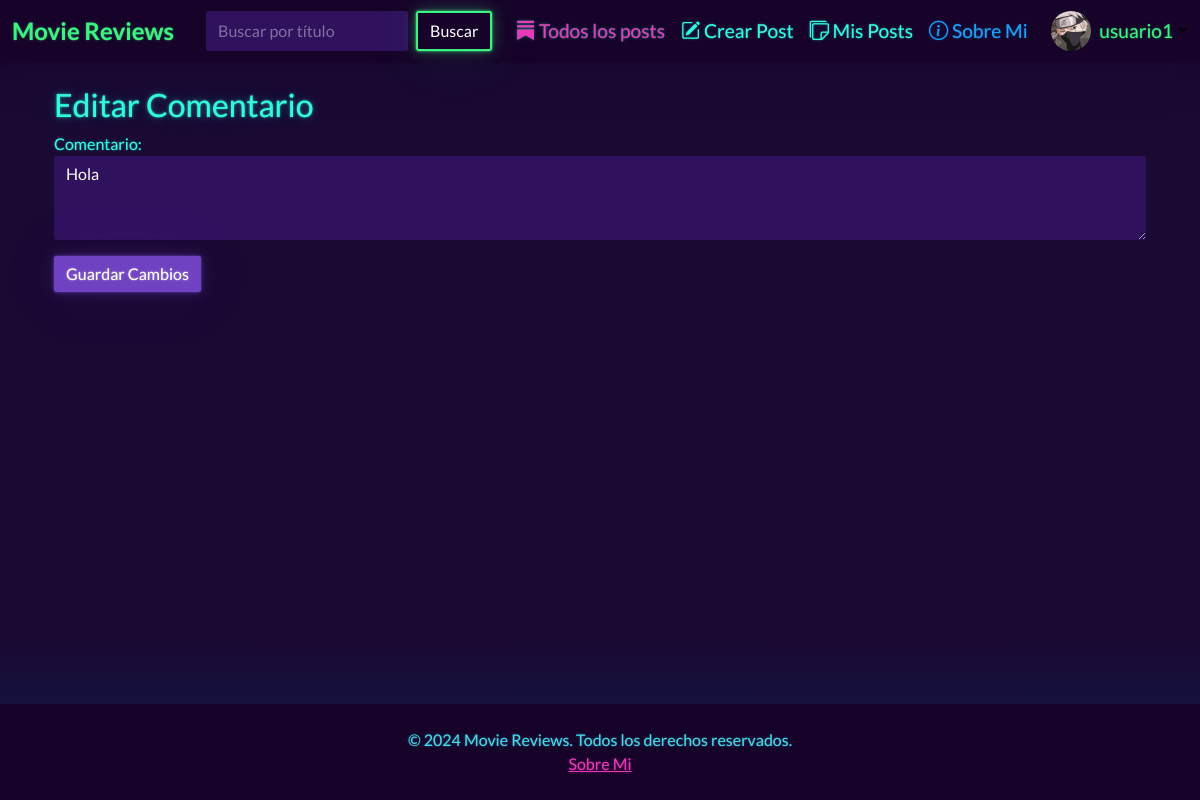
/comment/3/edit/ (signed in), run on the app's committed database.
### users/models.py (models this page shows, shortened)
class CustomUser(AbstractUser):
    first_name = models.CharField(max_length=30)
    last_name = models.CharField(max_length=30)
    email = models.EmailField(unique=True)
    description = models.TextField(blank=True, null=True)
    avatar = models.ImageField(upload_to='avatars/', null=True, blank=True)

### reviews/models.py (models this page shows, shortened)
class Comment(models.Model):
    review = models.ForeignKey(MovieReview, related_name='comments', on_delete=models.CASCADE)
    author = models.ForeignKey(settings.AUTH_USER_MODEL, on_delete=models.CASCADE)
    text = models.TextField()
    created_at = models.DateTimeField(auto_now_add=True)
    updated_at = models.DateTimeField(auto_now=True)

### reviews/views.py (the view)
# urls.py: path('comment/<int:pk>/edit/', comment_edit, name='comment_edit'),
@login_required
def comment_edit(request, pk):
    comment = get_object_or_404(Comment, pk=pk)
    if request.user != comment.author and not request.user.is_staff:
        return redirect('review_detail', pk=comment.review.pk)
    form = CommentForm(request.POST or None, instance=comment)
    if form.is_valid():
        form.save()
        return redirect('review_detail', pk=comment.review.pk)
    return render(request, 'reviews/comment_form.html', {'form': form, 'is_edit': True})

### reviews/forms.py
class CommentForm(forms.ModelForm):
    class Meta:
        model = Comment
        fields = ['text']
        labels = {
            'text': 'Comentario',
        }
        widgets = {
            'text': forms.Textarea(attrs={'class': 'form-control', 'rows': 3}),
        }

### reviews/templates/reviews/comment_form.html (shortened to what this page needs)
{% extends 'reviews/base.html' %}
{% block content %}
<div class="container">
    <h2>{% if is_edit %}Editar Comentario{% else %}Agregar Comentario{% endif %}</h2>
    <form method="post">
        {{ form.as_p }}
        <button type="submit" class="btn btn-primary">
            {% if is_edit %}Guardar Cambios{% else %}Comentar{% endif %}
        </button>
    </form>
</div>
{% endblock %}

### reviews/templates/reviews/base.html (shortened to what this page needs)
{% load static %}
<!DOCTYPE html>
<html lang="es">
<head>
    <link rel="stylesheet" href="https://cdn.jsdelivr.net/npm/bootswatch@5.3.3/dist/vapor/bootstrap.min.css">
    <link href="https://cdn.jsdelivr.net/npm/bootstrap-icons/font/bootstrap-icons.css" rel="stylesheet">
</head>
<body>
    <div class="wrapper">
        <nav class="navbar navbar-expand-lg bg-dark sticky-top">
            <div class="container-fluid">
                <a class="navbar-brand link-secondary text-success" href="{% url 'index' %}">Movie Reviews</a>
                <div class="collapse navbar-collapse" id="navbarNav">
                    <form class="d-flex me-auto ms-lg-3 mb-2 mb-lg-0" method="GET" action="{% url 'review_search' %}">
                        <input class="form-control me-2" type="search" placeholder="Buscar por título" aria-label="Buscar" name="query">
                        <button class="btn btn-outline-success" type="submit">Buscar</button>
                    </form>
                    <ul class="nav col-12 col-md-auto mb-2 justify-content-center mb-md-0">
                        <li class="nav-item">
                            <a class="nav-link px-2 link-secondary" href="{% url 'review_list' %}">
                                <i class="bi bi-substack"></i> Todos los posts
                            </a>
                        </li>
                        {% if user.is_authenticated and not user.is_staff %}
                            <li class="nav-item">
                                <a class="nav-link px-2" href="{% url 'review_create' %}">
                                    <i class="bi bi-pencil-square"></i> Crear Post
                                </a>
                            </li>
                            <li class="nav-item">
                                <a class="nav-link px-2" href="{% url 'user_posts' %}">
                                    <i class="bi bi-stickies"></i> Mis Posts
                                </a>
                            </li>
                        {% endif %}
                        <li class="nav-item">
                            <a class="nav-link px-2 text-info" href="{% url 'about_me' %}">
                                <i class="bi bi-info-circle"></i> Sobre Mi
                            </a>
                        </li>
                    </ul>
                    <ul class="navbar-nav ms-auto d-flex align-items-center">
                        {% if user.is_authenticated %}
                            <li class="nav-item dropdown">
                                <a class="nav-link dropdown-toggle d-flex align-items-center p-0" href="#" id="userDropdown" role="button" data-bs-toggle="dropdown" aria-expanded="false">
                                    {% if user.avatar %}
                                        <img src="{{ user.avatar.url }}" alt="Avatar" class="rounded-circle" width="40" height="40">
                                    {% else %}
                                        <i class="bi bi-person-circle" style="font-size: 2rem;"></i>
                                    {% endif %}
                                    <span class="ms-2 link-secondary text-success">{{ user.username }}</span>
                                </a>
                            </li>
                        {% endif %}
                    </ul>
                </div>
            </div>
        </nav>
        <div class="content container my-4">
            {% block content %}
            {% endblock %}
        </div>
        <footer class="bg-dark text-light py-4">
            <div class="container text-center">
                <p class="mb-0">© 2024 Movie Reviews. Todos los derechos reservados.</p>
                <p class="mb-0">
                    <a href="{% url 'about_me' %}" class="text-secondary">Sobre Mi</a>
                </p>
            </div>
        </footer>
    </div>
</body>
</html>

### reviews/templates/reviews/base.html (style rules this page uses)
html, body { margin: 0; }
.wrapper { display: flex; flex-direction: column; min-height: 100vh; }
.content { flex: 1; }
.navbar { font-size: 1.2rem; }
.navbar-nav .nav-link { border-radius: 0.25rem; padding: 0.5rem 1rem; }
.navbar-brand { font-size: 1.5rem; font-weight: bold; }

### data on the page
CustomUser: avatar (picture), username "usuario1"
Comment: text "Hola"
